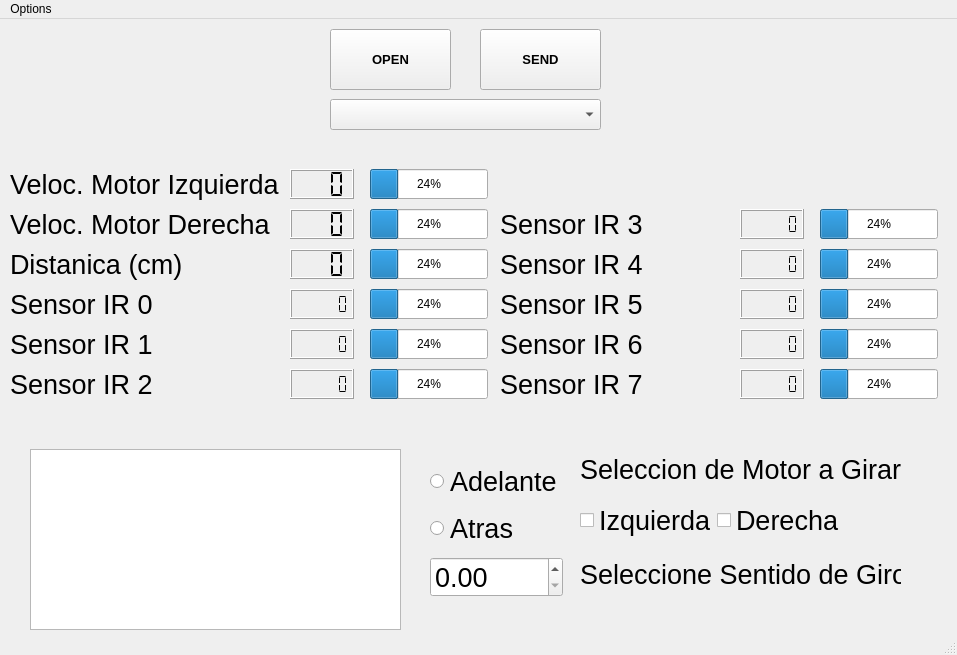
<?xml version="1.0" encoding="UTF-8"?>
<ui version="4.0">
 <class>MainWindow</class>
 <widget class="QMainWindow" name="MainWindow">
  <property name="geometry">
   <rect>
    <x>0</x>
    <y>0</y>
    <width>957</width>
    <height>655</height>
   </rect>
  </property>
  <property name="windowTitle">
   <string>MainWindow</string>
  </property>
  <widget class="QWidget" name="centralwidget">
   <widget class="QPushButton" name="pushButton_3">
    <property name="geometry">
     <rect>
      <x>330</x>
      <y>10</y>
      <width>121</width>
      <height>61</height>
     </rect>
    </property>
    <property name="font">
     <font>
      <pointsize>10</pointsize>
      <bold>true</bold>
     </font>
    </property>
    <property name="text">
     <string>OPEN</string>
    </property>
   </widget>
   <widget class="QPushButton" name="encodeData">
    <property name="geometry">
     <rect>
      <x>480</x>
      <y>10</y>
      <width>121</width>
      <height>61</height>
     </rect>
    </property>
    <property name="font">
     <font>
      <pointsize>10</pointsize>
      <bold>true</bold>
     </font>
    </property>
    <property name="text">
     <string>SEND</string>
    </property>
   </widget>
   <widget class="QPlainTextEdit" name="plainTextEdit">
    <property name="geometry">
     <rect>
      <x>30</x>
      <y>430</y>
      <width>371</width>
      <height>181</height>
     </rect>
    </property>
    <property name="font">
     <font>
      <pointsize>15</pointsize>
     </font>
    </property>
   </widget>
   <widget class="QComboBox" name="comboBox">
    <property name="geometry">
     <rect>
      <x>330</x>
      <y>80</y>
      <width>271</width>
      <height>31</height>
     </rect>
    </property>
    <property name="font">
     <font>
      <pointsize>12</pointsize>
     </font>
    </property>
   </widget>
   <widget class="QWidget" name="layoutWidget">
    <property name="geometry">
     <rect>
      <x>430</x>
      <y>440</y>
      <width>133</width>
      <height>143</height>
     </rect>
    </property>
    <property name="font">
     <font>
      <pointsize>20</pointsize>
     </font>
    </property>
    <layout class="QVBoxLayout" name="verticalLayout_giro">
     <item>
      <widget class="QRadioButton" name="radioButton_4">
       <property name="font">
        <font>
         <pointsize>20</pointsize>
        </font>
       </property>
       <property name="text">
        <string>Adelante</string>
       </property>
       <property name="iconSize">
        <size>
         <width>16</width>
         <height>16</height>
        </size>
       </property>
      </widget>
     </item>
     <item>
      <widget class="QRadioButton" name="radioButton_5">
       <property name="font">
        <font>
         <pointsize>20</pointsize>
        </font>
       </property>
       <property name="text">
        <string>Atras</string>
       </property>
      </widget>
     </item>
     <item>
      <widget class="QDoubleSpinBox" name="doubleSpinBox">
       <property name="font">
        <font>
         <pointsize>20</pointsize>
        </font>
       </property>
       <property name="singleStep">
        <double>0.500000000000000</double>
       </property>
      </widget>
     </item>
    </layout>
   </widget>
   <widget class="QLabel" name="label_selec">
    <property name="geometry">
     <rect>
      <x>580</x>
      <y>435</y>
      <width>321</width>
      <height>31</height>
     </rect>
    </property>
    <property name="font">
     <font>
      <pointsize>20</pointsize>
     </font>
    </property>
    <property name="text">
     <string>Seleccion de Motor a Girar</string>
    </property>
   </widget>
   <widget class="QLabel" name="label_giro">
    <property name="geometry">
     <rect>
      <x>580</x>
      <y>540</y>
      <width>321</width>
      <height>31</height>
     </rect>
    </property>
    <property name="font">
     <font>
      <pointsize>20</pointsize>
     </font>
    </property>
    <property name="text">
     <string>Seleccione Sentido de Giro</string>
    </property>
   </widget>
   <widget class="QLabel" name="label_veloc_izq">
    <property name="geometry">
     <rect>
      <x>10</x>
      <y>150</y>
      <width>271</width>
      <height>31</height>
     </rect>
    </property>
    <property name="font">
     <font>
      <pointsize>20</pointsize>
     </font>
    </property>
    <property name="text">
     <string>Veloc. Motor Izquierda</string>
    </property>
   </widget>
   <widget class="QLabel" name="label_veloc_der">
    <property name="geometry">
     <rect>
      <x>10</x>
      <y>190</y>
      <width>271</width>
      <height>31</height>
     </rect>
    </property>
    <property name="font">
     <font>
      <pointsize>20</pointsize>
     </font>
    </property>
    <property name="text">
     <string>Veloc. Motor Derecha</string>
    </property>
   </widget>
   <widget class="QLabel" name="label_dist">
    <property name="geometry">
     <rect>
      <x>10</x>
      <y>230</y>
      <width>271</width>
      <height>31</height>
     </rect>
    </property>
    <property name="font">
     <font>
      <pointsize>20</pointsize>
     </font>
    </property>
    <property name="text">
     <string>Distanica (cm)</string>
    </property>
   </widget>
   <widget class="QWidget" name="layoutWidget">
    <property name="geometry">
     <rect>
      <x>580</x>
      <y>480</y>
      <width>266</width>
      <height>44</height>
     </rect>
    </property>
    <property name="font">
     <font>
      <pointsize>20</pointsize>
     </font>
    </property>
    <layout class="QHBoxLayout" name="horizontalLayout">
     <item>
      <widget class="QCheckBox" name="checkBox">
       <property name="font">
        <font>
         <pointsize>20</pointsize>
        </font>
       </property>
       <property name="text">
        <string>Izquierda</string>
       </property>
      </widget>
     </item>
     <item>
      <widget class="QCheckBox" name="checkBox_2">
       <property name="font">
        <font>
         <pointsize>20</pointsize>
        </font>
       </property>
       <property name="text">
        <string>Derecha</string>
       </property>
      </widget>
     </item>
    </layout>
   </widget>
   <widget class="QLabel" name="label_irizq">
    <property name="geometry">
     <rect>
      <x>10</x>
      <y>270</y>
      <width>271</width>
      <height>31</height>
     </rect>
    </property>
    <property name="font">
     <font>
      <pointsize>20</pointsize>
     </font>
    </property>
    <property name="text">
     <string>Sensor IR 0</string>
    </property>
   </widget>
   <widget class="QLabel" name="label_irder">
    <property name="geometry">
     <rect>
      <x>10</x>
      <y>310</y>
      <width>271</width>
      <height>31</height>
     </rect>
    </property>
    <property name="font">
     <font>
      <pointsize>20</pointsize>
     </font>
    </property>
    <property name="text">
     <string>Sensor IR 1</string>
    </property>
   </widget>
   <widget class="QProgressBar" name="progressBar">
    <property name="geometry">
     <rect>
      <x>370</x>
      <y>150</y>
      <width>118</width>
      <height>30</height>
     </rect>
    </property>
    <property name="value">
     <number>24</number>
    </property>
    <property name="alignment">
     <set>Qt::AlignCenter</set>
    </property>
    <property name="format">
     <string>%p%</string>
    </property>
   </widget>
   <widget class="QProgressBar" name="progressBar_2">
    <property name="geometry">
     <rect>
      <x>370</x>
      <y>190</y>
      <width>118</width>
      <height>30</height>
     </rect>
    </property>
    <property name="value">
     <number>24</number>
    </property>
    <property name="alignment">
     <set>Qt::AlignCenter</set>
    </property>
    <property name="format">
     <string>%p%</string>
    </property>
   </widget>
   <widget class="QProgressBar" name="progressBar_3">
    <property name="geometry">
     <rect>
      <x>370</x>
      <y>230</y>
      <width>118</width>
      <height>30</height>
     </rect>
    </property>
    <property name="value">
     <number>24</number>
    </property>
    <property name="alignment">
     <set>Qt::AlignCenter</set>
    </property>
    <property name="format">
     <string>%p%</string>
    </property>
   </widget>
   <widget class="QLCDNumber" name="lcdNumber">
    <property name="geometry">
     <rect>
      <x>290</x>
      <y>150</y>
      <width>64</width>
      <height>30</height>
     </rect>
    </property>
    <property name="smallDecimalPoint">
     <bool>true</bool>
    </property>
    <property name="digitCount">
     <number>3</number>
    </property>
    <property name="segmentStyle">
     <enum>QLCDNumber::Flat</enum>
    </property>
   </widget>
   <widget class="QLCDNumber" name="lcdNumber_2">
    <property name="geometry">
     <rect>
      <x>290</x>
      <y>190</y>
      <width>64</width>
      <height>30</height>
     </rect>
    </property>
    <property name="smallDecimalPoint">
     <bool>true</bool>
    </property>
    <property name="digitCount">
     <number>3</number>
    </property>
    <property name="segmentStyle">
     <enum>QLCDNumber::Flat</enum>
    </property>
   </widget>
   <widget class="QLCDNumber" name="lcdNumber_3">
    <property name="geometry">
     <rect>
      <x>290</x>
      <y>230</y>
      <width>64</width>
      <height>30</height>
     </rect>
    </property>
    <property name="smallDecimalPoint">
     <bool>true</bool>
    </property>
    <property name="digitCount">
     <number>3</number>
    </property>
    <property name="segmentStyle">
     <enum>QLCDNumber::Flat</enum>
    </property>
   </widget>
   <widget class="QLCDNumber" name="lcdNumber_4">
    <property name="geometry">
     <rect>
      <x>290</x>
      <y>270</y>
      <width>64</width>
      <height>30</height>
     </rect>
    </property>
    <property name="smallDecimalPoint">
     <bool>true</bool>
    </property>
    <property name="digitCount">
     <number>5</number>
    </property>
    <property name="segmentStyle">
     <enum>QLCDNumber::Flat</enum>
    </property>
   </widget>
   <widget class="QLCDNumber" name="lcdNumber_5">
    <property name="geometry">
     <rect>
      <x>290</x>
      <y>310</y>
      <width>64</width>
      <height>30</height>
     </rect>
    </property>
    <property name="smallDecimalPoint">
     <bool>true</bool>
    </property>
    <property name="digitCount">
     <number>5</number>
    </property>
    <property name="segmentStyle">
     <enum>QLCDNumber::Flat</enum>
    </property>
   </widget>
   <widget class="QProgressBar" name="progressBar_4">
    <property name="geometry">
     <rect>
      <x>370</x>
      <y>270</y>
      <width>118</width>
      <height>30</height>
     </rect>
    </property>
    <property name="value">
     <number>24</number>
    </property>
    <property name="alignment">
     <set>Qt::AlignCenter</set>
    </property>
   </widget>
   <widget class="QProgressBar" name="progressBar_5">
    <property name="geometry">
     <rect>
      <x>370</x>
      <y>310</y>
      <width>118</width>
      <height>30</height>
     </rect>
    </property>
    <property name="value">
     <number>24</number>
    </property>
    <property name="alignment">
     <set>Qt::AlignCenter</set>
    </property>
   </widget>
   <widget class="QLabel" name="label_irmed">
    <property name="geometry">
     <rect>
      <x>10</x>
      <y>350</y>
      <width>271</width>
      <height>31</height>
     </rect>
    </property>
    <property name="font">
     <font>
      <pointsize>20</pointsize>
     </font>
    </property>
    <property name="text">
     <string>Sensor IR 2</string>
    </property>
   </widget>
   <widget class="QLCDNumber" name="lcdNumber_6">
    <property name="geometry">
     <rect>
      <x>290</x>
      <y>350</y>
      <width>64</width>
      <height>30</height>
     </rect>
    </property>
    <property name="smallDecimalPoint">
     <bool>true</bool>
    </property>
    <property name="digitCount">
     <number>5</number>
    </property>
    <property name="segmentStyle">
     <enum>QLCDNumber::Flat</enum>
    </property>
   </widget>
   <widget class="QProgressBar" name="progressBar_6">
    <property name="geometry">
     <rect>
      <x>370</x>
      <y>350</y>
      <width>118</width>
      <height>30</height>
     </rect>
    </property>
    <property name="value">
     <number>24</number>
    </property>
    <property name="alignment">
     <set>Qt::AlignCenter</set>
    </property>
   </widget>
   <widget class="QProgressBar" name="progressBar_7">
    <property name="geometry">
     <rect>
      <x>820</x>
      <y>270</y>
      <width>118</width>
      <height>30</height>
     </rect>
    </property>
    <property name="value">
     <number>24</number>
    </property>
    <property name="alignment">
     <set>Qt::AlignCenter</set>
    </property>
   </widget>
   <widget class="QLCDNumber" name="lcdNumber_7">
    <property name="geometry">
     <rect>
      <x>740</x>
      <y>190</y>
      <width>64</width>
      <height>30</height>
     </rect>
    </property>
    <property name="smallDecimalPoint">
     <bool>true</bool>
    </property>
    <property name="digitCount">
     <number>5</number>
    </property>
    <property name="segmentStyle">
     <enum>QLCDNumber::Flat</enum>
    </property>
   </widget>
   <widget class="QLabel" name="label_irmed_2">
    <property name="geometry">
     <rect>
      <x>500</x>
      <y>190</y>
      <width>231</width>
      <height>31</height>
     </rect>
    </property>
    <property name="font">
     <font>
      <pointsize>20</pointsize>
     </font>
    </property>
    <property name="text">
     <string>Sensor IR 3</string>
    </property>
   </widget>
   <widget class="QLCDNumber" name="lcdNumber_8">
    <property name="geometry">
     <rect>
      <x>740</x>
      <y>230</y>
      <width>64</width>
      <height>30</height>
     </rect>
    </property>
    <property name="smallDecimalPoint">
     <bool>true</bool>
    </property>
    <property name="digitCount">
     <number>5</number>
    </property>
    <property name="segmentStyle">
     <enum>QLCDNumber::Flat</enum>
    </property>
   </widget>
   <widget class="QProgressBar" name="progressBar_8">
    <property name="geometry">
     <rect>
      <x>820</x>
      <y>190</y>
      <width>118</width>
      <height>30</height>
     </rect>
    </property>
    <property name="value">
     <number>24</number>
    </property>
    <property name="alignment">
     <set>Qt::AlignCenter</set>
    </property>
   </widget>
   <widget class="QLabel" name="label_irder_2">
    <property name="geometry">
     <rect>
      <x>500</x>
      <y>270</y>
      <width>231</width>
      <height>31</height>
     </rect>
    </property>
    <property name="font">
     <font>
      <pointsize>20</pointsize>
     </font>
    </property>
    <property name="text">
     <string>Sensor IR 5</string>
    </property>
   </widget>
   <widget class="QProgressBar" name="progressBar_9">
    <property name="geometry">
     <rect>
      <x>820</x>
      <y>230</y>
      <width>118</width>
      <height>30</height>
     </rect>
    </property>
    <property name="value">
     <number>24</number>
    </property>
    <property name="alignment">
     <set>Qt::AlignCenter</set>
    </property>
   </widget>
   <widget class="QLabel" name="label_irizq_2">
    <property name="geometry">
     <rect>
      <x>500</x>
      <y>230</y>
      <width>231</width>
      <height>31</height>
     </rect>
    </property>
    <property name="font">
     <font>
      <pointsize>20</pointsize>
     </font>
    </property>
    <property name="text">
     <string>Sensor IR 4</string>
    </property>
   </widget>
   <widget class="QLCDNumber" name="lcdNumber_9">
    <property name="geometry">
     <rect>
      <x>740</x>
      <y>270</y>
      <width>64</width>
      <height>30</height>
     </rect>
    </property>
    <property name="smallDecimalPoint">
     <bool>true</bool>
    </property>
    <property name="digitCount">
     <number>5</number>
    </property>
    <property name="segmentStyle">
     <enum>QLCDNumber::Flat</enum>
    </property>
   </widget>
   <widget class="QProgressBar" name="progressBar_10">
    <property name="geometry">
     <rect>
      <x>820</x>
      <y>350</y>
      <width>118</width>
      <height>30</height>
     </rect>
    </property>
    <property name="value">
     <number>24</number>
    </property>
    <property name="alignment">
     <set>Qt::AlignCenter</set>
    </property>
   </widget>
   <widget class="QProgressBar" name="progressBar_11">
    <property name="geometry">
     <rect>
      <x>820</x>
      <y>310</y>
      <width>118</width>
      <height>30</height>
     </rect>
    </property>
    <property name="value">
     <number>24</number>
    </property>
    <property name="alignment">
     <set>Qt::AlignCenter</set>
    </property>
   </widget>
   <widget class="QLabel" name="label_irder_3">
    <property name="geometry">
     <rect>
      <x>500</x>
      <y>310</y>
      <width>231</width>
      <height>31</height>
     </rect>
    </property>
    <property name="font">
     <font>
      <pointsize>20</pointsize>
     </font>
    </property>
    <property name="text">
     <string>Sensor IR 6</string>
    </property>
   </widget>
   <widget class="QLCDNumber" name="lcdNumber_11">
    <property name="geometry">
     <rect>
      <x>740</x>
      <y>310</y>
      <width>64</width>
      <height>30</height>
     </rect>
    </property>
    <property name="smallDecimalPoint">
     <bool>true</bool>
    </property>
    <property name="digitCount">
     <number>5</number>
    </property>
    <property name="segmentStyle">
     <enum>QLCDNumber::Flat</enum>
    </property>
   </widget>
   <widget class="QLabel" name="label_irizq_3">
    <property name="geometry">
     <rect>
      <x>500</x>
      <y>350</y>
      <width>231</width>
      <height>31</height>
     </rect>
    </property>
    <property name="font">
     <font>
      <pointsize>20</pointsize>
     </font>
    </property>
    <property name="text">
     <string>Sensor IR 7</string>
    </property>
   </widget>
   <widget class="QLCDNumber" name="lcdNumber_12">
    <property name="geometry">
     <rect>
      <x>740</x>
      <y>350</y>
      <width>64</width>
      <height>30</height>
     </rect>
    </property>
    <property name="smallDecimalPoint">
     <bool>true</bool>
    </property>
    <property name="digitCount">
     <number>5</number>
    </property>
    <property name="segmentStyle">
     <enum>QLCDNumber::Flat</enum>
    </property>
   </widget>
  </widget>
  <widget class="QMenuBar" name="menubar">
   <property name="geometry">
    <rect>
     <x>0</x>
     <y>0</y>
     <width>957</width>
     <height>21</height>
    </rect>
   </property>
   <widget class="QMenu" name="menuOptions">
    <property name="title">
     <string>Options</string>
    </property>
    <addaction name="separator"/>
    <addaction name="actionEnable_Debigging"/>
    <addaction name="actionVelocidad"/>
    <addaction name="actionDistancia"/>
    <addaction name="actionIR_Sensors"/>
   </widget>
   <addaction name="menuOptions"/>
  </widget>
  <widget class="QStatusBar" name="statusbar"/>
  <action name="actionEnable_Debigging">
   <property name="checkable">
    <bool>true</bool>
   </property>
   <property name="text">
    <string>Enable Debigging</string>
   </property>
  </action>
  <action name="actionIR_Sensors">
   <property name="checkable">
    <bool>true</bool>
   </property>
   <property name="text">
    <string>IR Sensors</string>
   </property>
  </action>
  <action name="actionVelocidad">
   <property name="checkable">
    <bool>true</bool>
   </property>
   <property name="text">
    <string>Velocidad</string>
   </property>
  </action>
  <action name="actionDistancia">
   <property name="checkable">
    <bool>true</bool>
   </property>
   <property name="text">
    <string>Distancia</string>
   </property>
  </action>
 </widget>
 <resources/>
 <connections/>
</ui>
